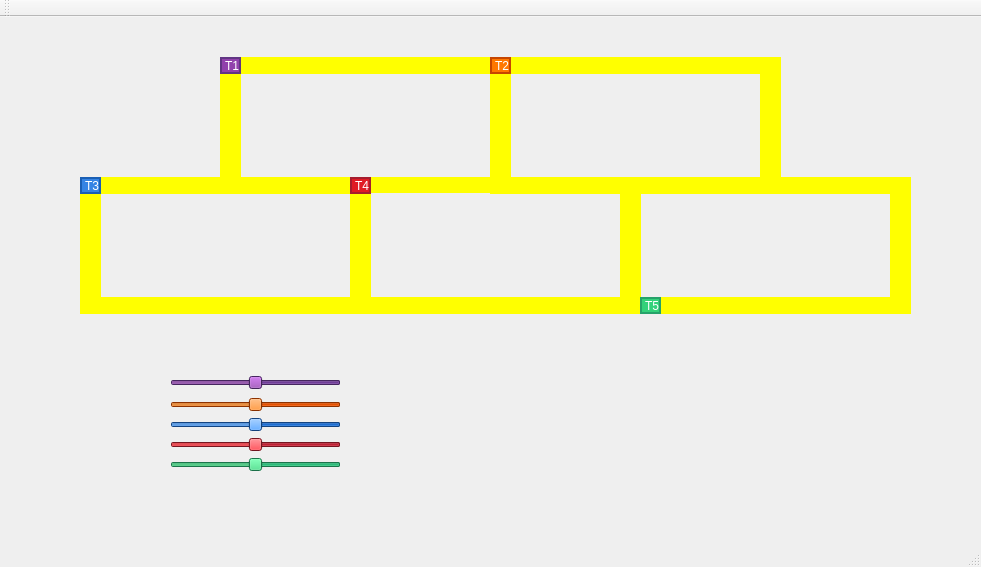
<?xml version="1.0" encoding="UTF-8"?>
<ui version="4.0">
 <class>MainWindow</class>
 <widget class="QMainWindow" name="MainWindow">
  <property name="geometry">
   <rect>
    <x>0</x>
    <y>0</y>
    <width>981</width>
    <height>567</height>
   </rect>
  </property>
  <property name="windowTitle">
   <string>MainWindow</string>
  </property>
  <widget class="QWidget" name="centralWidget">
   <widget class="QLabel" name="label_trem1">
    <property name="geometry">
     <rect>
      <x>220</x>
      <y>40</y>
      <width>21</width>
      <height>17</height>
     </rect>
    </property>
    <property name="font">
     <font>
      <pointsize>9</pointsize>
     </font>
    </property>
    <property name="styleSheet">
     <string notr="true">QLabel { background: rgb(145, 65, 172); border: 2px solid rgb(97, 53, 131); color: white}</string>
    </property>
    <property name="text">
     <string>T1</string>
    </property>
   </widget>
   <widget class="QLabel" name="label_trilho1">
    <property name="geometry">
     <rect>
      <x>240</x>
      <y>40</y>
      <width>250</width>
      <height>17</height>
     </rect>
    </property>
    <property name="styleSheet">
     <string notr="true">QLabel { background: yellow}</string>
    </property>
    <property name="text">
     <string/>
    </property>
   </widget>
   <widget class="QLabel" name="regiao_critica2">
    <property name="geometry">
     <rect>
      <x>220</x>
      <y>160</y>
      <width>131</width>
      <height>17</height>
     </rect>
    </property>
    <property name="styleSheet">
     <string notr="true">QLabel { background: yellow}</string>
    </property>
    <property name="text">
     <string/>
    </property>
   </widget>
   <widget class="QLabel" name="regiao_critica0">
    <property name="geometry">
     <rect>
      <x>490</x>
      <y>40</y>
      <width>21</width>
      <height>137</height>
     </rect>
    </property>
    <property name="styleSheet">
     <string notr="true">QLabel { background: yellow}</string>
    </property>
    <property name="text">
     <string/>
    </property>
   </widget>
   <widget class="QLabel" name="label_trilho4">
    <property name="geometry">
     <rect>
      <x>220</x>
      <y>40</y>
      <width>21</width>
      <height>121</height>
     </rect>
    </property>
    <property name="styleSheet">
     <string notr="true">QLabel { background: yellow}</string>
    </property>
    <property name="text">
     <string/>
    </property>
   </widget>
   <widget class="QLabel" name="label_trilho4_2">
    <property name="geometry">
     <rect>
      <x>760</x>
      <y>40</y>
      <width>21</width>
      <height>137</height>
     </rect>
    </property>
    <property name="styleSheet">
     <string notr="true">QLabel { background: yellow}</string>
    </property>
    <property name="text">
     <string/>
    </property>
   </widget>
   <widget class="QLabel" name="label_trilho1_2">
    <property name="geometry">
     <rect>
      <x>510</x>
      <y>40</y>
      <width>250</width>
      <height>17</height>
     </rect>
    </property>
    <property name="styleSheet">
     <string notr="true">QLabel { background: yellow}</string>
    </property>
    <property name="text">
     <string/>
    </property>
   </widget>
   <widget class="QLabel" name="regiao_critica3">
    <property name="geometry">
     <rect>
      <x>510</x>
      <y>160</y>
      <width>111</width>
      <height>17</height>
     </rect>
    </property>
    <property name="styleSheet">
     <string notr="true">QLabel { background: yellow}</string>
    </property>
    <property name="text">
     <string/>
    </property>
   </widget>
   <widget class="QLabel" name="label_trem2">
    <property name="geometry">
     <rect>
      <x>490</x>
      <y>40</y>
      <width>21</width>
      <height>17</height>
     </rect>
    </property>
    <property name="font">
     <font>
      <pointsize>9</pointsize>
     </font>
    </property>
    <property name="styleSheet">
     <string notr="true">QLabel { background: rgb(255, 120, 0); border: 2px solid rgb(198, 70, 0); color: white}</string>
    </property>
    <property name="text">
     <string>T2</string>
    </property>
   </widget>
   <widget class="QLabel" name="label_trilho1_3">
    <property name="geometry">
     <rect>
      <x>100</x>
      <y>160</y>
      <width>121</width>
      <height>17</height>
     </rect>
    </property>
    <property name="styleSheet">
     <string notr="true">QLabel { background: yellow}</string>
    </property>
    <property name="text">
     <string/>
    </property>
   </widget>
   <widget class="QLabel" name="label_trilho4_3">
    <property name="geometry">
     <rect>
      <x>80</x>
      <y>160</y>
      <width>21</width>
      <height>137</height>
     </rect>
    </property>
    <property name="styleSheet">
     <string notr="true">QLabel { background: yellow}</string>
    </property>
    <property name="text">
     <string/>
    </property>
   </widget>
   <widget class="QLabel" name="label_trilho2_3">
    <property name="geometry">
     <rect>
      <x>100</x>
      <y>280</y>
      <width>250</width>
      <height>17</height>
     </rect>
    </property>
    <property name="styleSheet">
     <string notr="true">QLabel { background: yellow}</string>
    </property>
    <property name="text">
     <string/>
    </property>
   </widget>
   <widget class="QLabel" name="regiao_critica5">
    <property name="geometry">
     <rect>
      <x>350</x>
      <y>160</y>
      <width>21</width>
      <height>137</height>
     </rect>
    </property>
    <property name="styleSheet">
     <string notr="true">QLabel { background: yellow}</string>
    </property>
    <property name="text">
     <string/>
    </property>
   </widget>
   <widget class="QLabel" name="label_trilho2_4">
    <property name="geometry">
     <rect>
      <x>370</x>
      <y>280</y>
      <width>250</width>
      <height>17</height>
     </rect>
    </property>
    <property name="styleSheet">
     <string notr="true">QLabel { background: yellow}</string>
    </property>
    <property name="text">
     <string/>
    </property>
   </widget>
   <widget class="QLabel" name="regiao_critica6">
    <property name="geometry">
     <rect>
      <x>620</x>
      <y>160</y>
      <width>21</width>
      <height>137</height>
     </rect>
    </property>
    <property name="styleSheet">
     <string notr="true">QLabel { background: yellow}</string>
    </property>
    <property name="text">
     <string/>
    </property>
   </widget>
   <widget class="QLabel" name="label_trilho2_5">
    <property name="geometry">
     <rect>
      <x>640</x>
      <y>280</y>
      <width>250</width>
      <height>17</height>
     </rect>
    </property>
    <property name="styleSheet">
     <string notr="true">QLabel { background: yellow}</string>
    </property>
    <property name="text">
     <string/>
    </property>
   </widget>
   <widget class="QLabel" name="label_trilho1_4">
    <property name="geometry">
     <rect>
      <x>780</x>
      <y>160</y>
      <width>121</width>
      <height>17</height>
     </rect>
    </property>
    <property name="styleSheet">
     <string notr="true">QLabel { background: yellow}</string>
    </property>
    <property name="text">
     <string/>
    </property>
   </widget>
   <widget class="QLabel" name="label_trilho4_4">
    <property name="geometry">
     <rect>
      <x>890</x>
      <y>160</y>
      <width>21</width>
      <height>137</height>
     </rect>
    </property>
    <property name="styleSheet">
     <string notr="true">QLabel { background: yellow}</string>
    </property>
    <property name="text">
     <string/>
    </property>
   </widget>
   <widget class="QLabel" name="label_trem3">
    <property name="geometry">
     <rect>
      <x>80</x>
      <y>160</y>
      <width>21</width>
      <height>17</height>
     </rect>
    </property>
    <property name="font">
     <font>
      <pointsize>9</pointsize>
     </font>
    </property>
    <property name="styleSheet">
     <string notr="true">QLabel { background: rgb(53, 132, 228); border: 2px solid rgb(26, 95, 180); color: white}</string>
    </property>
    <property name="text">
     <string>T3</string>
    </property>
   </widget>
   <widget class="QLabel" name="label_trem4">
    <property name="geometry">
     <rect>
      <x>350</x>
      <y>160</y>
      <width>21</width>
      <height>17</height>
     </rect>
    </property>
    <property name="font">
     <font>
      <pointsize>9</pointsize>
     </font>
    </property>
    <property name="styleSheet">
     <string notr="true">QLabel { background: rgb(224, 27, 36); border: 2px solid rgb(165, 29, 45); color: white}</string>
    </property>
    <property name="text">
     <string>T4</string>
    </property>
   </widget>
   <widget class="QLabel" name="label_trem5">
    <property name="geometry">
     <rect>
      <x>640</x>
      <y>280</y>
      <width>21</width>
      <height>17</height>
     </rect>
    </property>
    <property name="font">
     <font>
      <pointsize>9</pointsize>
     </font>
    </property>
    <property name="autoFillBackground">
     <bool>false</bool>
    </property>
    <property name="styleSheet">
     <string notr="true">QLabel { background: rgb(51, 209, 122); border: 2px solid rgb(38, 162, 105); color: white}</string>
    </property>
    <property name="text">
     <string>T5</string>
    </property>
   </widget>
   <widget class="QSlider" name="speed_trem1">
    <property name="geometry">
     <rect>
      <x>170</x>
      <y>355</y>
      <width>171</width>
      <height>21</height>
     </rect>
    </property>
    <property name="palette">
     <palette>
      <active>
       <colorrole role="Button">
        <brush brushstyle="SolidPattern">
         <color alpha="255">
          <red>145</red>
          <green>65</green>
          <blue>172</blue>
         </color>
        </brush>
       </colorrole>
       <colorrole role="Window">
        <brush brushstyle="SolidPattern">
         <color alpha="255">
          <red>97</red>
          <green>53</green>
          <blue>131</blue>
         </color>
        </brush>
       </colorrole>
       <colorrole role="Highlight">
        <brush brushstyle="SolidPattern">
         <color alpha="255">
          <red>97</red>
          <green>53</green>
          <blue>131</blue>
         </color>
        </brush>
       </colorrole>
      </active>
      <inactive>
       <colorrole role="Button">
        <brush brushstyle="SolidPattern">
         <color alpha="255">
          <red>145</red>
          <green>65</green>
          <blue>172</blue>
         </color>
        </brush>
       </colorrole>
       <colorrole role="Window">
        <brush brushstyle="SolidPattern">
         <color alpha="255">
          <red>97</red>
          <green>53</green>
          <blue>131</blue>
         </color>
        </brush>
       </colorrole>
       <colorrole role="Highlight">
        <brush brushstyle="SolidPattern">
         <color alpha="255">
          <red>97</red>
          <green>53</green>
          <blue>131</blue>
         </color>
        </brush>
       </colorrole>
      </inactive>
      <disabled>
       <colorrole role="Button">
        <brush brushstyle="SolidPattern">
         <color alpha="255">
          <red>145</red>
          <green>65</green>
          <blue>172</blue>
         </color>
        </brush>
       </colorrole>
       <colorrole role="Base">
        <brush brushstyle="SolidPattern">
         <color alpha="255">
          <red>97</red>
          <green>53</green>
          <blue>131</blue>
         </color>
        </brush>
       </colorrole>
       <colorrole role="Window">
        <brush brushstyle="SolidPattern">
         <color alpha="255">
          <red>97</red>
          <green>53</green>
          <blue>131</blue>
         </color>
        </brush>
       </colorrole>
      </disabled>
     </palette>
    </property>
    <property name="font">
     <font>
      <pointsize>14</pointsize>
     </font>
    </property>
    <property name="autoFillBackground">
     <bool>false</bool>
    </property>
    <property name="styleSheet">
     <string notr="true"/>
    </property>
    <property name="minimum">
     <number>0</number>
    </property>
    <property name="maximum">
     <number>200</number>
    </property>
    <property name="value">
     <number>100</number>
    </property>
    <property name="orientation">
     <enum>Qt::Horizontal</enum>
    </property>
    <property name="invertedAppearance">
     <bool>true</bool>
    </property>
    <property name="invertedControls">
     <bool>true</bool>
    </property>
   </widget>
   <widget class="QSlider" name="speed_trem2">
    <property name="geometry">
     <rect>
      <x>170</x>
      <y>380</y>
      <width>171</width>
      <height>16</height>
     </rect>
    </property>
    <property name="palette">
     <palette>
      <active>
       <colorrole role="Button">
        <brush brushstyle="SolidPattern">
         <color alpha="255">
          <red>255</red>
          <green>120</green>
          <blue>0</blue>
         </color>
        </brush>
       </colorrole>
       <colorrole role="Window">
        <brush brushstyle="SolidPattern">
         <color alpha="255">
          <red>198</red>
          <green>70</green>
          <blue>0</blue>
         </color>
        </brush>
       </colorrole>
       <colorrole role="Highlight">
        <brush brushstyle="SolidPattern">
         <color alpha="255">
          <red>198</red>
          <green>70</green>
          <blue>0</blue>
         </color>
        </brush>
       </colorrole>
      </active>
      <inactive>
       <colorrole role="Button">
        <brush brushstyle="SolidPattern">
         <color alpha="255">
          <red>255</red>
          <green>120</green>
          <blue>0</blue>
         </color>
        </brush>
       </colorrole>
       <colorrole role="Window">
        <brush brushstyle="SolidPattern">
         <color alpha="255">
          <red>198</red>
          <green>70</green>
          <blue>0</blue>
         </color>
        </brush>
       </colorrole>
       <colorrole role="Highlight">
        <brush brushstyle="SolidPattern">
         <color alpha="255">
          <red>198</red>
          <green>70</green>
          <blue>0</blue>
         </color>
        </brush>
       </colorrole>
      </inactive>
      <disabled>
       <colorrole role="Button">
        <brush brushstyle="SolidPattern">
         <color alpha="255">
          <red>255</red>
          <green>120</green>
          <blue>0</blue>
         </color>
        </brush>
       </colorrole>
       <colorrole role="Base">
        <brush brushstyle="SolidPattern">
         <color alpha="255">
          <red>198</red>
          <green>70</green>
          <blue>0</blue>
         </color>
        </brush>
       </colorrole>
       <colorrole role="Window">
        <brush brushstyle="SolidPattern">
         <color alpha="255">
          <red>198</red>
          <green>70</green>
          <blue>0</blue>
         </color>
        </brush>
       </colorrole>
      </disabled>
     </palette>
    </property>
    <property name="font">
     <font>
      <pointsize>14</pointsize>
     </font>
    </property>
    <property name="autoFillBackground">
     <bool>false</bool>
    </property>
    <property name="styleSheet">
     <string notr="true"/>
    </property>
    <property name="maximum">
     <number>200</number>
    </property>
    <property name="value">
     <number>100</number>
    </property>
    <property name="orientation">
     <enum>Qt::Horizontal</enum>
    </property>
    <property name="invertedAppearance">
     <bool>true</bool>
    </property>
    <property name="invertedControls">
     <bool>true</bool>
    </property>
   </widget>
   <widget class="QSlider" name="speed_trem3">
    <property name="geometry">
     <rect>
      <x>170</x>
      <y>400</y>
      <width>171</width>
      <height>16</height>
     </rect>
    </property>
    <property name="palette">
     <palette>
      <active>
       <colorrole role="Button">
        <brush brushstyle="SolidPattern">
         <color alpha="255">
          <red>53</red>
          <green>132</green>
          <blue>228</blue>
         </color>
        </brush>
       </colorrole>
       <colorrole role="Window">
        <brush brushstyle="SolidPattern">
         <color alpha="255">
          <red>26</red>
          <green>95</green>
          <blue>180</blue>
         </color>
        </brush>
       </colorrole>
       <colorrole role="Highlight">
        <brush brushstyle="SolidPattern">
         <color alpha="255">
          <red>26</red>
          <green>95</green>
          <blue>180</blue>
         </color>
        </brush>
       </colorrole>
      </active>
      <inactive>
       <colorrole role="Button">
        <brush brushstyle="SolidPattern">
         <color alpha="255">
          <red>53</red>
          <green>132</green>
          <blue>228</blue>
         </color>
        </brush>
       </colorrole>
       <colorrole role="Window">
        <brush brushstyle="SolidPattern">
         <color alpha="255">
          <red>26</red>
          <green>95</green>
          <blue>180</blue>
         </color>
        </brush>
       </colorrole>
       <colorrole role="Highlight">
        <brush brushstyle="SolidPattern">
         <color alpha="255">
          <red>26</red>
          <green>95</green>
          <blue>180</blue>
         </color>
        </brush>
       </colorrole>
      </inactive>
      <disabled>
       <colorrole role="Button">
        <brush brushstyle="SolidPattern">
         <color alpha="255">
          <red>53</red>
          <green>132</green>
          <blue>228</blue>
         </color>
        </brush>
       </colorrole>
       <colorrole role="Base">
        <brush brushstyle="SolidPattern">
         <color alpha="255">
          <red>26</red>
          <green>95</green>
          <blue>180</blue>
         </color>
        </brush>
       </colorrole>
       <colorrole role="Window">
        <brush brushstyle="SolidPattern">
         <color alpha="255">
          <red>26</red>
          <green>95</green>
          <blue>180</blue>
         </color>
        </brush>
       </colorrole>
      </disabled>
     </palette>
    </property>
    <property name="font">
     <font>
      <pointsize>14</pointsize>
     </font>
    </property>
    <property name="autoFillBackground">
     <bool>false</bool>
    </property>
    <property name="styleSheet">
     <string notr="true"/>
    </property>
    <property name="maximum">
     <number>200</number>
    </property>
    <property name="value">
     <number>100</number>
    </property>
    <property name="orientation">
     <enum>Qt::Horizontal</enum>
    </property>
    <property name="invertedAppearance">
     <bool>true</bool>
    </property>
    <property name="invertedControls">
     <bool>true</bool>
    </property>
   </widget>
   <widget class="QSlider" name="speed_trem4">
    <property name="geometry">
     <rect>
      <x>170</x>
      <y>420</y>
      <width>171</width>
      <height>16</height>
     </rect>
    </property>
    <property name="palette">
     <palette>
      <active>
       <colorrole role="Button">
        <brush brushstyle="SolidPattern">
         <color alpha="255">
          <red>224</red>
          <green>27</green>
          <blue>36</blue>
         </color>
        </brush>
       </colorrole>
       <colorrole role="Window">
        <brush brushstyle="SolidPattern">
         <color alpha="255">
          <red>165</red>
          <green>29</green>
          <blue>45</blue>
         </color>
        </brush>
       </colorrole>
       <colorrole role="Highlight">
        <brush brushstyle="SolidPattern">
         <color alpha="255">
          <red>165</red>
          <green>29</green>
          <blue>45</blue>
         </color>
        </brush>
       </colorrole>
      </active>
      <inactive>
       <colorrole role="Button">
        <brush brushstyle="SolidPattern">
         <color alpha="255">
          <red>224</red>
          <green>27</green>
          <blue>36</blue>
         </color>
        </brush>
       </colorrole>
       <colorrole role="Window">
        <brush brushstyle="SolidPattern">
         <color alpha="255">
          <red>165</red>
          <green>29</green>
          <blue>45</blue>
         </color>
        </brush>
       </colorrole>
       <colorrole role="Highlight">
        <brush brushstyle="SolidPattern">
         <color alpha="255">
          <red>165</red>
          <green>29</green>
          <blue>45</blue>
         </color>
        </brush>
       </colorrole>
      </inactive>
      <disabled>
       <colorrole role="Button">
        <brush brushstyle="SolidPattern">
         <color alpha="255">
          <red>224</red>
          <green>27</green>
          <blue>36</blue>
         </color>
        </brush>
       </colorrole>
       <colorrole role="Base">
        <brush brushstyle="SolidPattern">
         <color alpha="255">
          <red>165</red>
          <green>29</green>
          <blue>45</blue>
         </color>
        </brush>
       </colorrole>
       <colorrole role="Window">
        <brush brushstyle="SolidPattern">
         <color alpha="255">
          <red>165</red>
          <green>29</green>
          <blue>45</blue>
         </color>
        </brush>
       </colorrole>
      </disabled>
     </palette>
    </property>
    <property name="font">
     <font>
      <pointsize>14</pointsize>
     </font>
    </property>
    <property name="autoFillBackground">
     <bool>false</bool>
    </property>
    <property name="styleSheet">
     <string notr="true"/>
    </property>
    <property name="maximum">
     <number>200</number>
    </property>
    <property name="value">
     <number>100</number>
    </property>
    <property name="orientation">
     <enum>Qt::Horizontal</enum>
    </property>
    <property name="invertedAppearance">
     <bool>true</bool>
    </property>
    <property name="invertedControls">
     <bool>true</bool>
    </property>
   </widget>
   <widget class="QSlider" name="speed_trem5">
    <property name="geometry">
     <rect>
      <x>170</x>
      <y>440</y>
      <width>171</width>
      <height>16</height>
     </rect>
    </property>
    <property name="palette">
     <palette>
      <active>
       <colorrole role="Button">
        <brush brushstyle="SolidPattern">
         <color alpha="255">
          <red>51</red>
          <green>209</green>
          <blue>122</blue>
         </color>
        </brush>
       </colorrole>
       <colorrole role="Window">
        <brush brushstyle="SolidPattern">
         <color alpha="255">
          <red>38</red>
          <green>162</green>
          <blue>105</blue>
         </color>
        </brush>
       </colorrole>
       <colorrole role="Highlight">
        <brush brushstyle="SolidPattern">
         <color alpha="255">
          <red>38</red>
          <green>162</green>
          <blue>105</blue>
         </color>
        </brush>
       </colorrole>
      </active>
      <inactive>
       <colorrole role="Button">
        <brush brushstyle="SolidPattern">
         <color alpha="255">
          <red>51</red>
          <green>209</green>
          <blue>122</blue>
         </color>
        </brush>
       </colorrole>
       <colorrole role="Window">
        <brush brushstyle="SolidPattern">
         <color alpha="255">
          <red>38</red>
          <green>162</green>
          <blue>105</blue>
         </color>
        </brush>
       </colorrole>
       <colorrole role="Highlight">
        <brush brushstyle="SolidPattern">
         <color alpha="255">
          <red>38</red>
          <green>162</green>
          <blue>105</blue>
         </color>
        </brush>
       </colorrole>
      </inactive>
      <disabled>
       <colorrole role="Button">
        <brush brushstyle="SolidPattern">
         <color alpha="255">
          <red>51</red>
          <green>209</green>
          <blue>122</blue>
         </color>
        </brush>
       </colorrole>
       <colorrole role="Base">
        <brush brushstyle="SolidPattern">
         <color alpha="255">
          <red>38</red>
          <green>162</green>
          <blue>105</blue>
         </color>
        </brush>
       </colorrole>
       <colorrole role="Window">
        <brush brushstyle="SolidPattern">
         <color alpha="255">
          <red>38</red>
          <green>162</green>
          <blue>105</blue>
         </color>
        </brush>
       </colorrole>
      </disabled>
     </palette>
    </property>
    <property name="font">
     <font>
      <pointsize>14</pointsize>
     </font>
    </property>
    <property name="autoFillBackground">
     <bool>false</bool>
    </property>
    <property name="styleSheet">
     <string notr="true"/>
    </property>
    <property name="maximum">
     <number>200</number>
    </property>
    <property name="value">
     <number>100</number>
    </property>
    <property name="orientation">
     <enum>Qt::Horizontal</enum>
    </property>
    <property name="invertedAppearance">
     <bool>true</bool>
    </property>
    <property name="invertedControls">
     <bool>true</bool>
    </property>
   </widget>
   <widget class="QLabel" name="regiao_critica1">
    <property name="geometry">
     <rect>
      <x>370</x>
      <y>160</y>
      <width>121</width>
      <height>16</height>
     </rect>
    </property>
    <property name="styleSheet">
     <string notr="true">QLabel { background: yellow}</string>
    </property>
    <property name="text">
     <string/>
    </property>
   </widget>
   <widget class="QLabel" name="regiao_critica4">
    <property name="geometry">
     <rect>
      <x>640</x>
      <y>160</y>
      <width>141</width>
      <height>17</height>
     </rect>
    </property>
    <property name="styleSheet">
     <string notr="true">QLabel { background: yellow}</string>
    </property>
    <property name="text">
     <string/>
    </property>
   </widget>
   <zorder>regiao_critica2</zorder>
   <zorder>label_trilho1</zorder>
   <zorder>regiao_critica0</zorder>
   <zorder>label_trilho4</zorder>
   <zorder>label_trilho4_2</zorder>
   <zorder>label_trilho1_2</zorder>
   <zorder>regiao_critica3</zorder>
   <zorder>label_trilho1_3</zorder>
   <zorder>label_trilho4_3</zorder>
   <zorder>label_trilho2_3</zorder>
   <zorder>regiao_critica5</zorder>
   <zorder>label_trilho2_4</zorder>
   <zorder>regiao_critica6</zorder>
   <zorder>label_trilho2_5</zorder>
   <zorder>label_trilho1_4</zorder>
   <zorder>label_trilho4_4</zorder>
   <zorder>speed_trem1</zorder>
   <zorder>speed_trem2</zorder>
   <zorder>speed_trem3</zorder>
   <zorder>speed_trem4</zorder>
   <zorder>speed_trem5</zorder>
   <zorder>regiao_critica1</zorder>
   <zorder>regiao_critica4</zorder>
   <zorder>label_trem1</zorder>
   <zorder>label_trem2</zorder>
   <zorder>label_trem5</zorder>
   <zorder>label_trem4</zorder>
   <zorder>label_trem3</zorder>
  </widget>
  <widget class="QMenuBar" name="menuBar">
   <property name="geometry">
    <rect>
     <x>0</x>
     <y>0</y>
     <width>981</width>
     <height>22</height>
    </rect>
   </property>
  </widget>
  <widget class="QToolBar" name="mainToolBar">
   <attribute name="toolBarArea">
    <enum>TopToolBarArea</enum>
   </attribute>
   <attribute name="toolBarBreak">
    <bool>false</bool>
   </attribute>
  </widget>
  <widget class="QStatusBar" name="statusBar"/>
 </widget>
 <layoutdefault spacing="6" margin="11"/>
 <resources/>
 <connections/>
</ui>
